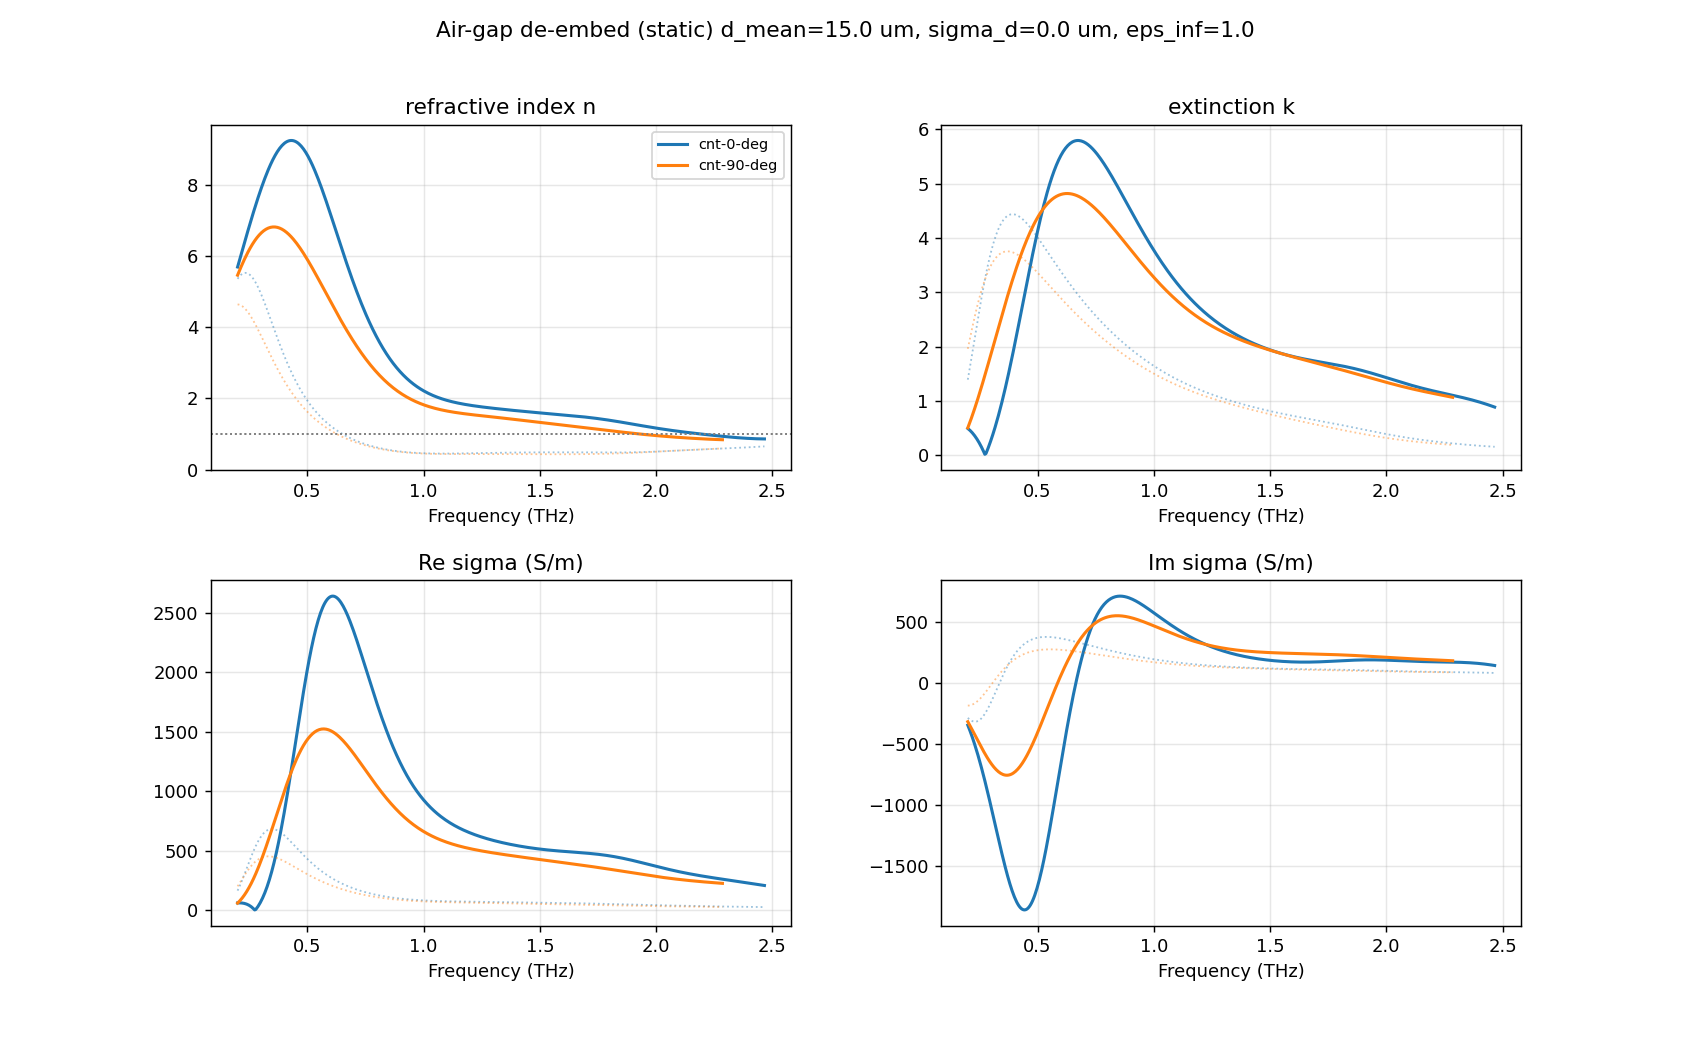

This chart was generated by the following Python code:
"""Interactive air-gap de-embedding explorer (sliders for gap POSITION and WIDTH).

Purpose (Samuel, 2026-06-23): manually hunt for the contact-gap parameters that make the
de-embedded CNT optical constants look physical. Two sliders:

  * gap POSITION  d_mean  (um) -- the mean gap thickness. Sets the round-trip phase that is
                                  stripped off:  r_back = x * exp(+i 2 beta(d_mean)).
  * gap WIDTH     sigma_d (um) -- surface-roughness spread of the gap distribution. Undoes
                                  the Debye-Waller magnitude suppression the roughness causes:
                                  r_back /= W,  W = exp(-2 ((omega/c) cos(theta_gap) sigma_d)^2).

For each (position, width) the script re-de-embeds the MEASURED reflection, re-inverts r_back
with AIR incidence at theta_gap = 45 deg, and recomputes the complex conductivity. It live-plots
four panels -- n, k, Re(sigma), Im(sigma) -- one line per sample, so you can eyeball the combo
that fits the expected behaviour. The naive (no de-embed) curve is drawn faintly for reference.

Model notes / honesty:
  * The POSITION correction (linear-phase strip) is the EXACT single-gap inverse (|x| = |r_back|
    when sigma_d = 0; verified to ~1e-15 in explore_air_gap_deembedding.py).
  * The WIDTH correction is the SINGLE-BOUNCE Debye-Waller approximation of the roughness
    magnitude loss -- a first-order un-suppression, NOT the exact inverse of the full numerical
    spot-average (rough_gap_reflection in air_gap_models.py). It is the right tool for *building
    intuition* about how roughness lifts the high-frequency magnitude; treat extracted sigma_d as
    indicative, not a fitted value. 1/W is clipped (max_boost) so high-f noise does not explode.

Silicon calibration (Samuel's plan): a polished Si wafer pressed on the window is optically
SMOOTH, so the gap is a single well-defined thickness, not a distribution -> set WIDTH ~ 0 and use
only POSITION. Si is essentially non-dispersive (n ~ 3.4175, k ~ 0) across the THz band, so you
KNOW the target: dial d_mean until n is flat at ~3.4175 and k ~ 0. That calibrates the gap
extraction (and exposes residual angle / n_sio2 systematics). See the chat note.

Run (interactive GUI):
    PYTHONPATH=. ../.venv/Scripts/python.exe explorations/air_gap_cnt_reflection/air_gap_slider_explorer.py
Run (headless smoke test -> PNG, no display needed):
    PYTHONPATH=. ../.venv/Scripts/python.exe explorations/air_gap_cnt_reflection/air_gap_slider_explorer.py --headless
"""

from __future__ import annotations

import argparse
import os

import numpy as np

import matplotlib
import matplotlib.pyplot as plt
# Capture the genuine plt.show BEFORE importing the headless pipeline module below
# (compare_reflection_pathways forces the Agg backend and monkeypatches plt.show to a
# no-op so the pipeline runs without blocking). We restore both for the interactive GUI.
_REAL_PLT_SHOW = plt.show

import sys
sys.path.insert(0, os.path.join(os.path.dirname(__file__), "../.."))
import thz_core.thz_core as core



# ── Geometry / physical constants ───────────────────────────────────────────
SPEED_OF_LIGHT_M_PER_S = 299_792_458.0
VACUUM_PERMITTIVITY = 8.8541878128e-12
EXTERNAL_ANGLE_DEG = 45.0
REFRACTIVE_INDEX_SIO2 = 1.95

DISPLAY_BAND_THZ = (0.2, 3.0)


def internal_and_gap_angles(
    n_sio2: float = REFRACTIVE_INDEX_SIO2, external_deg: float = EXTERNAL_ANGLE_DEG,
) -> tuple[float, float]:
    """(theta_in_SiO2, theta_in_gap) for an `external_deg` beam; the air gap returns to 45 deg."""
    external = np.deg2rad(external_deg)
    theta_sio2 = np.arcsin(np.sin(external) / n_sio2)
    theta_gap = np.arcsin(n_sio2 * np.sin(theta_sio2) / 1.0)
    return float(theta_sio2), float(theta_gap)


# ── De-embed primitives (pure, unit-testable) ───────────────────────────────


def gap_round_trip_phase(frequency_hz, gap_thickness_m, gap_angle_rad):
    """2*beta = (omega/c) * 2 d cos(theta_gap) -- the gap pulse round-trip phase."""
    omega = 2.0 * np.pi * frequency_hz
    return omega / SPEED_OF_LIGHT_M_PER_S * 2.0 * gap_thickness_m * np.cos(gap_angle_rad)


def deembed_single_gap(reflection_measured, reflection_front):
    """x = (r_meas - r_front)/(1 - r_front r_meas).  For a single gap, x = r_back e^{-i 2beta}."""
    return (reflection_measured - reflection_front) / (
        1.0 - reflection_front * reflection_measured
    )


def debye_waller_magnitude(frequency_hz, roughness_sigma_m, gap_angle_rad):
    """Single-bounce roughness magnitude factor W = exp(-2 ((omega/c) cos(theta_gap) sigma_d)^2).

    This is the high-frequency magnitude suppression a Gaussian spread of gap thicknesses
    imposes on the coherent (specular) reflection. sigma_d = 0 -> W = 1 (no suppression).
    """
    omega = 2.0 * np.pi * frequency_hz
    exponent = (omega / SPEED_OF_LIGHT_M_PER_S) * np.cos(gap_angle_rad) * roughness_sigma_m
    return np.exp(-2.0 * exponent**2)


def deembed_reflection(
    reflection_measured, reflection_front, frequency_hz,
    gap_position_m, roughness_sigma_m, gap_angle_rad, max_boost: float = 1.0e3,
):
    """Recover r_back from r_meas given a trial gap (position, width).

    POSITION strips the round-trip phase (exact single-gap inverse); WIDTH divides out the
    Debye-Waller magnitude suppression (single-bounce approximation). 1/W is clipped at
    `max_boost` so noise in the (suppressed) high-frequency tail cannot blow up.
    """
    x = deembed_single_gap(reflection_measured, reflection_front)
    phase_strip = np.exp(1j * gap_round_trip_phase(frequency_hz, gap_position_m, gap_angle_rad))
    if roughness_sigma_m > 0.0:
        magnitude_boost = 1.0 / debye_waller_magnitude(frequency_hz, roughness_sigma_m, gap_angle_rad)
        magnitude_boost = np.minimum(magnitude_boost, max_boost)
    else:
        magnitude_boost = 1.0
    return x * phase_strip * magnitude_boost


def invert_air_incidence(frequency_hz, reflection_back, mask, gap_angle_rad):
    """Invert r_back = r_{air->CNT} with air incidence (n=1) at the in-gap angle -> n, k."""
    n, k, _ = core.invert_nk_reflection(
        frequency_hz, reflection_back, mask, theta_rad=gap_angle_rad, n_incident=1.0,
    )
    return n, k


def conductivity_from_nk(frequency_hz, n, k, eps_background):
    """Complex optical conductivity, matching thz_core.derive_eps_sigma.

    n_hat = n + i k (reporting convention) -> eps = n_hat^2 ->
    sigma = -i omega eps0 (eps - eps_background).  Re(sigma) = omega eps0 2 n k (eps_inf-free).
    """
    omega = 2.0 * np.pi * frequency_hz
    eps = (n + 1j * k) ** 2
    return -1j * omega * VACUUM_PERMITTIVITY * (eps - eps_background)


def compute_curves(sample, gap_position_m, roughness_sigma_m, gap_angle_rad, eps_background):
    """De-embed + invert + conductivity for one sample at a trial (position, width).

    `sample` is a dict with keys frequency_hz, mask, r_meas, r_front. Returns dict with
    n, k, sigma (complex) -- all masked to NaN outside the trusted band.
    """
    r_back = deembed_reflection(
        sample["r_meas"], sample["r_front"], sample["frequency_hz"],
        gap_position_m, roughness_sigma_m, gap_angle_rad,
    )
    n, k = invert_air_incidence(sample["frequency_hz"], r_back, sample["mask"], gap_angle_rad)
    sigma = conductivity_from_nk(sample["frequency_hz"], n, k, eps_background)
    return dict(n=n, k=k, sigma=sigma)


# ── Measured-data loader (runs the reflection pipeline once) ─────────────────


def _short_sample_name(filename: str) -> str:
    """Compact label, e.g. 'cnt-0-deg' (case-insensitive; falls back to the filename)."""
    for token in filename.split("_"):
        if "cnt" in token.lower() or "si" == token.lower() or "silicon" in token.lower():
            return token
    return filename


def load_measured_samples(eps_infinity: float = 1) -> list[dict]:
    """Run the shared-axis reflection pipeline; return per-sample measured reflection records.

    Importing the pipeline module forces the Agg backend + disables plt.show (headless); the
    GUI launcher restores both afterwards. Each record carries everything the de-embed needs.
    """
    from compare_reflection_pathways import run_shared_axis, PIPELINE_CONFIG

    dataset = run_shared_axis(PIPELINE_CONFIG, eps_infinity=eps_infinity)
    samples = []
    for filename, data_obj in dataset.data.items():
        if dataset.data.is_reference(filename):
            continue
        processing = data_obj.processing_dict
        if processing.get("reflection_r") is None:
            continue
        samples.append(dict(
            name=_short_sample_name(filename),
            frequency_hz=np.asarray(processing["fft_freq"], dtype=float),
            mask=np.asarray(processing["transfer_mask"], dtype=bool),
            r_meas=np.asarray(processing["reflection_r"], dtype=complex),
            r_front=complex(processing["r_reference"]),
            n_naive=np.asarray(processing["n"], dtype=float),
            k_naive=np.asarray(processing["k"], dtype=float),
        ))
    if not samples:
        raise RuntimeError("No non-reference samples with a reflection coefficient were found.")
    return samples


# ── Plotting helpers shared by GUI + headless ───────────────────────────────

_QUANTITY_PANELS = [
    ("n", "refractive index n", lambda curves: np.real(curves["n"])),
    ("k", "extinction k", lambda curves: np.real(curves["k"])),
    ("sigma_real", "Re sigma (S/m)", lambda curves: np.real(curves["sigma"])),
    ("sigma_imag", "Im sigma (S/m)", lambda curves: np.imag(curves["sigma"])),
]


def _band_mask(sample) -> np.ndarray:
    frequency_thz = sample["frequency_hz"] * 1e-12
    return (
        (frequency_thz >= DISPLAY_BAND_THZ[0]) & (frequency_thz <= DISPLAY_BAND_THZ[1])
        & sample["mask"]
    )


def _naive_curves(sample, eps_background) -> dict:
    sigma = conductivity_from_nk(
        sample["frequency_hz"], sample["n_naive"], sample["k_naive"], eps_background,
    )
    return dict(n=sample["n_naive"], k=sample["k_naive"], sigma=sigma)


# ── Interactive GUI ─────────────────────────────────────────────────────────


def launch_gui(
    samples, gap_angle_rad, eps_background=1.0,
    initial_position_um=15.0, initial_width_um=0.0,
    max_position_um=40.0, max_width_um=20.0,
):
    """Open the slider window. Sliders: gap position (um), roughness width (um), eps_inf."""
    from matplotlib.widgets import Slider

    # Restore an interactive backend + the real plt.show (the pipeline import disabled them).
    plt.close("all")
    for backend in ("TkAgg", "QtAgg", "Qt5Agg"):
        try:
            plt.switch_backend(backend)
            break
        except Exception:
            continue
    plt.show = _REAL_PLT_SHOW

    figure, axes_grid = plt.subplots(2, 2, figsize=(13, 8))
    figure.subplots_adjust(bottom=0.20, hspace=0.32, wspace=0.26)
    axes = axes_grid.ravel()
    colors = [f"C{i}" for i in range(len(samples))]

    # Persistent line handles: live de-embedded line + faint naive reference, per sample/panel.
    live_lines = {}
    for panel_index, (key, ylabel, _getter) in enumerate(_QUANTITY_PANELS):
        axis = axes[panel_index]
        for sample_index, sample in enumerate(samples):
            band = _band_mask(sample)
            frequency_thz = sample["frequency_hz"][band] * 1e-12
            naive = _naive_curves(sample, eps_background)
            axis.plot(
                frequency_thz, _QUANTITY_PANELS[panel_index][2](naive)[band],
                color=colors[sample_index], lw=1.0, ls=":", alpha=0.45,
            )
            (line,) = axis.plot(
                frequency_thz, np.zeros(band.sum()),
                color=colors[sample_index], lw=1.7, label=sample["name"],
            )
            live_lines[(panel_index, sample_index)] = line
        axis.set_title(ylabel)
        axis.set_xlabel("Frequency (THz)")
        axis.grid(alpha=0.3)
        if key == "n":
            axis.axhline(1.0, color="0.5", ls=":", lw=1.0)  # n = 1 reference
        if panel_index == 0:
            axis.legend(fontsize=8, title="solid = de-embedded\ndotted = naive")

    # Sliders.
    position_axis = figure.add_axes([0.12, 0.10, 0.76, 0.03])
    width_axis = figure.add_axes([0.12, 0.06, 0.76, 0.03])
    eps_axis = figure.add_axes([0.12, 0.02, 0.76, 0.03])
    position_slider = Slider(position_axis, "gap position d_mean (um)", 0.0, max_position_um,
                             valinit=initial_position_um, valstep=0.1)
    width_slider = Slider(width_axis, "roughness width sigma_d (um)", 0.0, max_width_um,
                          valinit=initial_width_um, valstep=0.1)
    eps_slider = Slider(eps_axis, "eps_inf (Im sigma only)", 1.0, 12.0,
                        valinit=eps_background, valstep=0.1)

    def redraw(_event=None):
        position_m = position_slider.val * 1e-6
        width_m = width_slider.val * 1e-6
        eps_inf = eps_slider.val
        for sample_index, sample in enumerate(samples):
            band = _band_mask(sample)
            curves = compute_curves(sample, position_m, width_m, gap_angle_rad, eps_inf)
            for panel_index, (_key, _ylabel, getter) in enumerate(_QUANTITY_PANELS):
                live_lines[(panel_index, sample_index)].set_ydata(getter(curves)[band])
        # autoscale every panel so an over-/under-lift is never hidden; anchor n, k at 0.
        for panel_index, (key, _ylabel, _getter) in enumerate(_QUANTITY_PANELS):
            axis = axes[panel_index]
            axis.relim()
            axis.autoscale_view()
            if key in ("n", "k"):
                axis.set_ylim(bottom=0.0)
        figure.canvas.draw_idle()

    position_slider.on_changed(redraw)
    width_slider.on_changed(redraw)
    eps_slider.on_changed(redraw)
    redraw()

    figure.suptitle(
        "Air-gap de-embed explorer -- drag gap position / roughness width to fit n, k, sigma",
        fontsize=12,
    )
    plt.show()


# ── Headless smoke test ─────────────────────────────────────────────────────


def render_static(samples, gap_angle_rad, position_um, width_um, eps_background, output_path):
    """Agg render of one parameter set (no display) + return band stats for sanity checks."""
    matplotlib.use("Agg", force=True)
    figure, axes_grid = plt.subplots(2, 2, figsize=(13, 8))
    figure.subplots_adjust(hspace=0.32, wspace=0.26)
    axes = axes_grid.ravel()
    colors = [f"C{i}" for i in range(len(samples))]

    stats = {}
    for sample_index, sample in enumerate(samples):
        band = _band_mask(sample)
        frequency_thz = sample["frequency_hz"][band] * 1e-12
        curves = compute_curves(sample, position_um * 1e-6, width_um * 1e-6, gap_angle_rad, eps_background)
        naive = _naive_curves(sample, eps_background)
        for panel_index, (key, ylabel, getter) in enumerate(_QUANTITY_PANELS):
            axis = axes[panel_index]
            axis.plot(frequency_thz, getter(naive)[band], color=colors[sample_index],
                      lw=1.0, ls=":", alpha=0.45)
            axis.plot(frequency_thz, getter(curves)[band], color=colors[sample_index],
                      lw=1.7, label=sample["name"])
            axis.set_title(ylabel)
            axis.set_xlabel("Frequency (THz)")
            axis.grid(alpha=0.3)
            if key == "n":
                axis.axhline(1.0, color="0.5", ls=":", lw=1.0)
        n_band = np.real(curves["n"])[band]
        stats[sample["name"]] = dict(
            n_mean=float(np.nanmean(n_band)), n_min=float(np.nanmin(n_band)),
            sigma_real_mean=float(np.nanmean(np.real(curves["sigma"])[band])),
        )
    axes[0].legend(fontsize=8)
    figure.suptitle(
        f"Air-gap de-embed (static) d_mean={position_um:.1f} um, sigma_d={width_um:.1f} um, "
        f"eps_inf={eps_background:.1f}", fontsize=12,
    )
    figure.savefig(output_path, dpi=130)
    return stats


def main():
    parser = argparse.ArgumentParser(description=__doc__)
    parser.add_argument("--headless", action="store_true",
                        help="render a static frame to PNG + print band stats (no GUI).")
    parser.add_argument("--position-um", type=float, default=15.0,
                        help="initial gap position d_mean (um).")
    parser.add_argument("--width-um", type=float, default=0.0,
                        help="initial roughness width sigma_d (um).")
    parser.add_argument("--eps-inf", type=float, default=11.7,
                        help="background permittivity for the conductivity (1.0 = vacuum).")
    args = parser.parse_args()

    _, gap_angle_rad = internal_and_gap_angles()
    print(f"gap angle {np.rad2deg(gap_angle_rad):.2f} deg (cos {np.cos(gap_angle_rad):.3f})")
    samples = load_measured_samples(eps_infinity=args.eps_inf)
    print(f"loaded {len(samples)} sample(s): {', '.join(s['name'] for s in samples)}")

    if args.headless:
        output_path = os.path.join(os.path.dirname(__file__), "air_gap_slider_explorer.png")
        stats = render_static(samples, gap_angle_rad, args.position_um, args.width_um,
                              args.eps_inf, output_path)
        print(f"\nstatic frame: d_mean={args.position_um} um, sigma_d={args.width_um} um, "
              f"eps_inf={args.eps_inf}")
        for name, stat in stats.items():
            print(f"  {name}: n mean {stat['n_mean']:.3f} (min {stat['n_min']:.3f}), "
                  f"Re sigma mean {stat['sigma_real_mean']:.1f} S/m")
        print(f"saved figure: {output_path}")
    else:
        launch_gui(samples, gap_angle_rad, eps_background=args.eps_inf,
                   initial_position_um=args.position_um, initial_width_um=args.width_um)


if __name__ == "__main__":
    main()
